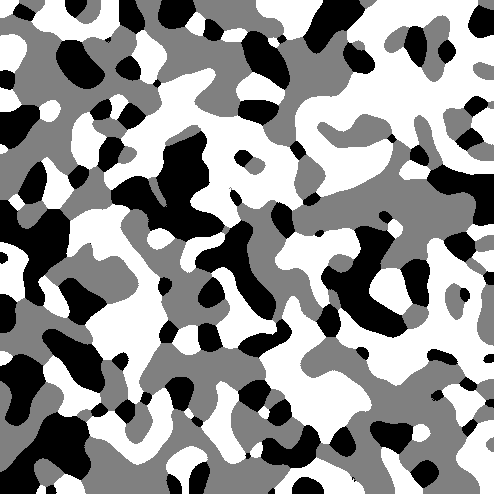
#> input picture 1 Week/fuel_cells/fuel_cell_1.tif, 494 x 494 px, found by its file name; its folder holds only this picture in this run
$ python boundary_length_exercise.py
#> lines starting #> are read from the running program, lines starting #| are printed output that depends on the picture
#> further down, I is the input picture: shape (494, 494); min 0, max 255, mean 144.8
#!/usr/bin/env python3
# -*- coding: utf-8 -*-
"""
Created on Thu Feb  6 23:26:02 2020

@author: vand
"""

# Computing length of segmentation boundary, exercise 1.1.2

import skimage.io
import numpy as np
import matplotlib.pyplot as plt

def boundary_length(S):
    lx = S[1:,:]!=S[:-1,:]
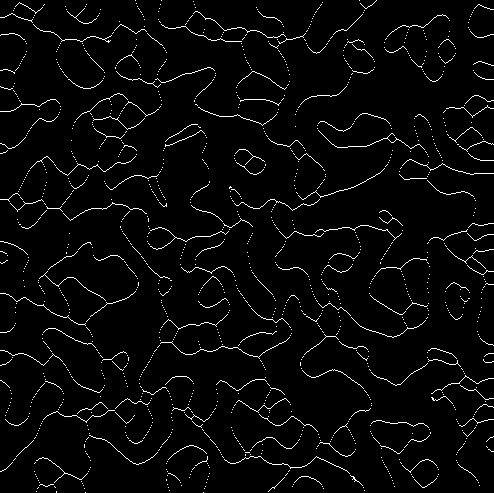
#> lx: shape (493, 494) bool; 3.3% white in thin lines or dots
    ly = S[:,1:]!=S[:,:-1]
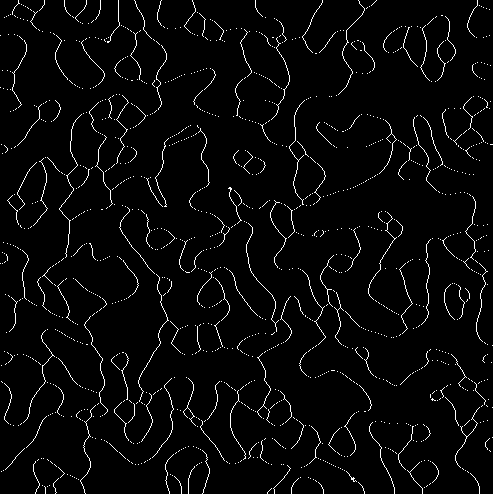
#> ly: shape (494, 493) bool; 3.4% white in thin lines or dots
    L = np.sum(lx)+np.sum(ly)
#> L = 16328
    return L

fig, ax = plt.subplots(1,3)
path = 'C:/Users/hujo8/OneDrive/Advanced image analysis/1 Week/fuel_cells/'

for i in range(3):
    I = skimage.io.imread(f'{path}fuel_cell_{i+1}.tif')
    L = boundary_length(I)
#> L = 16328
#> (the run stopped early here; a loop or call above may not have finished)
